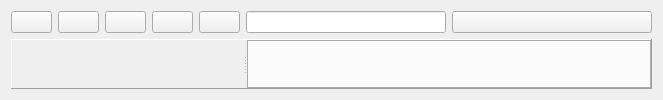
  <widget class="QWidget" name="centralwidget">
   <property name="sizePolicy">
    <sizepolicy hsizetype="Expanding" vsizetype="Expanding">
     <horstretch>0</horstretch>
     <verstretch>0</verstretch>
    </sizepolicy>
   </property>
   <property name="acceptDrops">
    <bool>false</bool>
   </property>
   <property name="autoFillBackground">
    <bool>false</bool>
   </property>
   <layout class="QGridLayout" name="gridLayout">
    <item row="0" column="0">
     <layout class="QVBoxLayout" name="verticalLayout_3">
      <item>
       <layout class="QHBoxLayout" name="horizontalLayout_9">
        <item>
         <layout class="QHBoxLayout" name="horizontalLayout">
          <item>
           <widget class="QPushButton" name="uiPushButtonPlay">
            <property name="minimumSize">
             <size>
              <width>41</width>
              <height>0</height>
             </size>
            </property>
            <property name="maximumSize">
             <size>
              <width>41</width>
              <height>30</height>
             </size>
            </property>
            <property name="text">
             <string/>
            </property>
           </widget>
          </item>
          <item>
           <widget class="QPushButton" name="uiPushButtonPause">
            <property name="minimumSize">
             <size>
              <width>41</width>
              <height>0</height>
             </size>
            </property>
            <property name="maximumSize">
             <size>
              <width>41</width>
              <height>30</height>
             </size>
            </property>
            <property name="text">
             <string/>
            </property>
           </widget>
          </item>
          <item>
           <widget class="QPushButton" name="uiPushButtonLineUndo">
            <property name="minimumSize">
             <size>
              <width>41</width>
              <height>0</height>
             </size>
            </property>
            <property name="maximumSize">
             <size>
              <width>41</width>
              <height>30</height>
             </size>
            </property>
            <property name="text">
             <string/>
            </property>
           </widget>
          </item>
          <item>
           <widget class="QPushButton" name="uiPushButtonSaveAs">
            <property name="minimumSize">
             <size>
              <width>41</width>
              <height>0</height>
             </size>
            </property>
            <property name="maximumSize">
             <size>
              <width>41</width>
              <height>30</height>
             </size>
            </property>
            <property name="text">
             <string/>
            </property>
           </widget>
          </item>
          <item>
           <widget class="QPushButton" name="uiPushButtonClearLine">
            <property name="minimumSize">
             <size>
              <width>41</width>
              <height>0</height>
             </size>
            </property>
            <property name="maximumSize">
             <size>
              <width>41</width>
              <height>30</height>
             </size>
            </property>
            <property name="text">
             <string/>
            </property>
           </widget>
          </item>
         </layout>
        </item>
        <item>
         <widget class="QLineEdit" name="uiRepository">
          <property name="minimumSize">
           <size>
            <width>200</width>
            <height>0</height>
           </size>
          </property>
          <property name="maximumSize">
           <size>
            <width>16777215</width>
            <height>30</height>
           </size>
          </property>
         </widget>
        </item>
        <item>
         <widget class="QPushButton" name="uiPushButtonLoad">
          <property name="minimumSize">
           <size>
            <width>200</width>
            <height>0</height>
           </size>
          </property>
          <property name="maximumSize">
           <size>
            <width>16777215</width>
            <height>30</height>
           </size>
          </property>
          <property name="text">
           <string/>
          </property>
         </widget>
        </item>
       </layout>
      </item>
      <item>
       <widget class="QSplitter" name="uiMainSplitter">
        <property name="sizePolicy">
         <sizepolicy hsizetype="Expanding" vsizetype="Expanding">
          <horstretch>0</horstretch>
          <verstretch>0</verstretch>
         </sizepolicy>
        </property>
        <property name="acceptDrops">
         <bool>false</bool>
        </property>
        <property name="frameShape">
         <enum>QFrame::Panel</enum>
        </property>
        <property name="frameShadow">
         <enum>QFrame::Raised</enum>
        </property>
        <property name="midLineWidth">
         <number>5</number>
        </property>
        <property name="orientation">
         <enum>Qt::Horizontal</enum>
        </property>
        <property name="opaqueResize">
         <bool>true</bool>
        </property>
        <property name="handleWidth">
         <number>5</number>
        </property>
        <property name="childrenCollapsible">
         <bool>true</bool>
        </property>
        <widget class="QTabWidget" name="uiTabWidgetLeft">
         <property name="minimumSize">
          <size>
           <width>100</width>
           <height>0</height>
          </size>
         </property>
         <property name="maximumSize">
          <size>
           <width>230</width>
           <height>16777215</height>
          </size>
         </property>
         <property name="font">
          <font>
           <family>Anonymous Pro</family>
          </font>
         </property>
         <property name="acceptDrops">
          <bool>true</bool>
         </property>
         <property name="tabPosition">
          <enum>QTabWidget::South</enum>
         </property>
         <property name="currentIndex">
          <number>-1</number>
         </property>
         <property name="documentMode">
          <bool>true</bool>
         </property>
        </widget>
        <widget class="QTabWidget" name="uiTabWidgetCenter">
         <property name="font">
          <font>
           <family>Anonymous Pro</family>
          </font>
         </property>
         <property name="acceptDrops">
          <bool>true</bool>
         </property>
         <property name="tabPosition">
          <enum>QTabWidget::South</enum>
         </property>
         <property name="currentIndex">
          <number>-1</number>
         </property>
         <property name="elideMode">
          <enum>Qt::ElideNone</enum>
         </property>
         <property name="movable">
          <bool>false</bool>
         </property>
         <property name="tabBarAutoHide">
          <bool>false</bool>
         </property>
        </widget>
       </widget>
      </item>
     </layout>
    </item>
   </layout>
  </widget>
